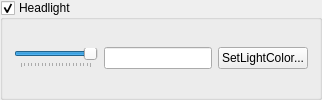
        <widget class="QGroupBox" name="DefaultLightSwitch">
         <property name="sizePolicy">
          <sizepolicy hsizetype="Preferred" vsizetype="Preferred">
           <horstretch>0</horstretch>
           <verstretch>0</verstretch>
          </sizepolicy>
         </property>
         <property name="minimumSize">
          <size>
           <width>0</width>
           <height>0</height>
          </size>
         </property>
         <property name="title">
          <string>Headlight</string>
         </property>
         <property name="checkable">
          <bool>true</bool>
         </property>
         <layout class="QHBoxLayout">
          <item>
           <widget class="QSlider" name="LightIntensity">
            <property name="maximum">
             <number>100</number>
            </property>
            <property name="singleStep">
             <number>0</number>
            </property>
            <property name="pageStep">
             <number>5</number>
            </property>
            <property name="value">
             <number>100</number>
            </property>
            <property name="orientation">
             <enum>Qt::Horizontal</enum>
            </property>
            <property name="tickPosition">
             <enum>QSlider::TicksBelow</enum>
            </property>
           </widget>
          </item>
          <item>
           <widget class="QLineEdit" name="LightIntensity_Edit">
            <property name="sizePolicy">
             <sizepolicy hsizetype="Preferred" vsizetype="Fixed">
              <horstretch>0</horstretch>
              <verstretch>0</verstretch>
             </sizepolicy>
            </property>
            <property name="readOnly">
             <bool>true</bool>
            </property>
           </widget>
          </item>
          <item>
           <widget class="pqColorChooserButton" name="SetLightColor">
            <property name="sizePolicy">
             <sizepolicy hsizetype="Preferred" vsizetype="Fixed">
              <horstretch>0</horstretch>
              <verstretch>0</verstretch>
             </sizepolicy>
            </property>
            <property name="text">
             <string>SetLightColor...</string>
            </property>
           </widget>
          </item>
         </layout>
        </widget>
